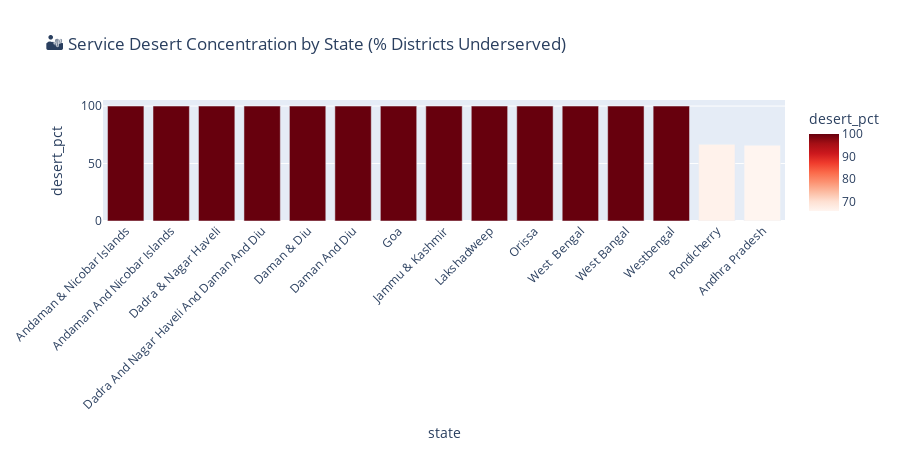

Notebook code for this chart:
### Code cell
# VISUALIZATION: Service Desert Distribution by State
state_desert = district_stats.groupby('state').agg({
    'is_service_desert': 'sum',
    'district': 'count'
}).reset_index()
state_desert.columns = ['state', 'desert_districts', 'total_districts']
state_desert['desert_pct'] = (state_desert['desert_districts'] / state_desert['total_districts'] * 100).round(1)

fig = px.bar(state_desert.nlargest(15, 'desert_pct'),
             x='state', y='desert_pct',
             color='desert_pct', color_continuous_scale='Reds',
             title='🏜️ Service Desert Concentration by State (% Districts Underserved)')
fig.update_layout(height=450, xaxis_tickangle=-45)
fig.show()

### Figure 1 — Plotly figure (JSON) as saved in the notebook; plotly's stock layout.template omitted (floating-point values rounded to 4 significant figures)
{"data": [{"hovertemplate": "state=%{x}<br>desert_pct=%{marker.color}<extra></extra>", "legendgroup": "", "marker": {"color": [100.0, 100.0, 100.0, 100.0, 100.0, 100.0, 100.0, 100.0, 100.0, 100.0, 100.0, 100.0, 100.0, 66.7, 66.0], "coloraxis": "coloraxis", "pattern": {"shape": ""}}, "name": "", "orientation": "v", "showlegend": false, "textposition": "auto", "type": "bar", "x": ["Andaman & Nicobar Islands", "Andaman And Nicobar Islands", "Dadra & Nagar Haveli", "Dadra And Nagar Haveli And Daman And Diu", "Daman & Diu", "Daman And Diu", "Goa", "Jammu & Kashmir", "Lakshadweep", "Orissa", "West  Bengal", "West Bangal", "Westbengal", "Pondicherry", "Andhra Pradesh"], "xaxis": "x", "y": [100.0, 100.0, 100.0, 100.0, 100.0, 100.0, 100.0, 100.0, 100.0, 100.0, 100.0, 100.0, 100.0, 66.7, 66.0], "yaxis": "y"}], "layout": {"barmode": "relative", "coloraxis": {"colorbar": {"title": {"text": "desert_pct"}}, "colorscale": [[0, "rgb(255,245,240)"], [0.125, "rgb(254,224,210)"], [0.25, "rgb(252,187,161)"], [0.375, "rgb(252,146,114)"], [0.5, "rgb(251,106,74)"], [0.625, "rgb(239,59,44)"], [0.75, "rgb(203,24,29)"], [0.875, "rgb(165,15,21)"], [1, "rgb(103,0,13)"]]}, "height": 450, "legend": {"tracegroupgap": 0}, "title": {"text": "🏜️ Service Desert Concentration by State (% Districts Underserved)"}, "xaxis": {"anchor": "y", "domain": [0, 1], "tickangle": -45, "title": {"text": "state"}}, "yaxis": {"anchor": "x", "domain": [0, 1], "title": {"text": "desert_pct"}}}}
